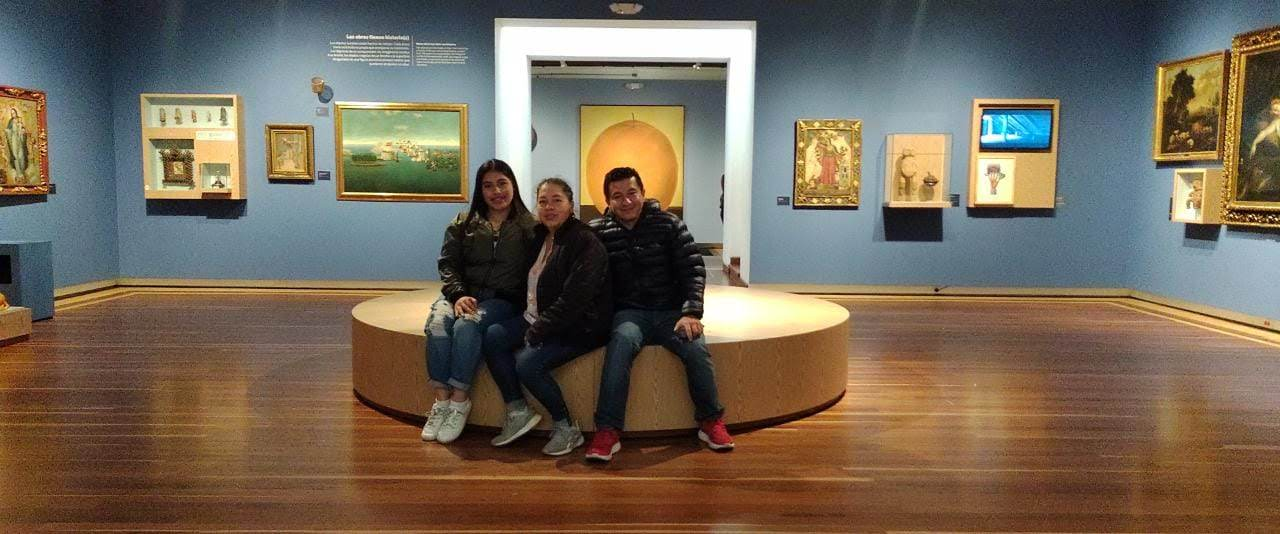
#> input picture FOTOS HOMENAJE LILA/IMG-20220802-WA0067.jpg, 1280 x 534 px
$ python -i build_video.py   (imports and definitions only)
#> lines starting #> are read from the running program, lines starting #| are printed output that depends on the picture
#!/usr/bin/env python3
"""
Video homenaje a los 60 años de Lila.

Genera un MP4 1920x1080 / 30 fps con las fotografías originales, los mensajes
y la canción "Gira el amor" (archivo MP3 local incluido en esta carpeta).

Requisitos: Python 3.9+, Pillow, numpy y ffmpeg (con libx264).

    python3 build_video.py                       # render completo
    python3 build_video.py --preview 6,30,150    # solo guarda fotogramas de prueba
    python3 build_video.py --audio otra_cancion.mp3

Todo el guion (orden de fotos, mensajes, duraciones) está en la sección
"GUION" más abajo y se puede editar libremente.
"""
import argparse
import math
import re
import shutil
import subprocess
import sys
import wave
from multiprocessing import Pool
from pathlib import Path

import numpy as np
from PIL import Image, ImageDraw, ImageFilter, ImageFont, ImageOps

ROOT = Path(__file__).resolve().parent
FONT_SERIF = ROOT / "fonts" / "CormorantGaramond-VariableFont_wght.ttf"
FONT_SCRIPT = ROOT / "fonts" / "GreatVibes-Regular.ttf"
DEFAULT_AUDIO = ROOT / "Gigliola Cinquetti - Gira El Amor - HQ - Con Letra.mp3"
DEFAULT_OUT = ROOT / "output" / "Homenaje_Lila_60_anos.mp4"
CACHE = ROOT / "cache"

W, H, FPS = 1920, 1080, 30
TOTAL = 166.0            # duración del video (s)

# --- Audio ---------------------------------------------------------------
# La canción tiene ~1,7 s de silencio al inicio y termina en seco a los
# ~165,5 s (seguida de silencio). Se recorta desde AUDIO_SS y se le añaden
# fundidos de entrada y salida.
AUDIO_SS = 1.0           # segundo del MP3 que corresponde a t=0 del video
FADE_IN = (0.8, 3.6)     # (inicio, duración) en tiempo de video
FADE_OUT = (160.3, 4.1)

# --- Paleta ----------------------------------------------------------------
CREAM = (248, 238, 218)
GOLD = (226, 188, 122)
BG_CENTER = np.array([66, 45, 30], np.float32)
BG_EDGE = np.array([17, 11, 8], np.float32)
WARM = np.array([1.035, 1.0, 0.955], np.float32)   # tinte cálido muy leve

# ---------------------------------------------------------------------------
# GUION
# ---------------------------------------------------------------------------
# Los *asteriscos* marcan palabras en letra cursiva dorada (lettering).
INTRO_LILA = (1.0, 2.7, 4.3, 5.0)          # in_start, in_end, out_start, out_end
INTRO_MSG1 = ("*60 años* de historias, de *amor,* de sueños cumplidos y de momentos "
              "que se convierten en recuerdos para toda la vida.", (4.9, 5.8, 8.5, 9.2))
INTRO_MSG2 = ("Hoy celebramos tu vida, tu esencia y la alegría de tenerte entre nosotros.",
              (9.0, 9.9, 11.2, 11.9))
FIRST_CUT = 12.0     # primera fotografía
FINAL_CUT = 141.0    # fotografía de cierre

P1, P2, P3 = "FOTOS HOMENAJE LILA/", "FOTOS LILA 2/", ""
IMG = {
    70: P2 + "858fdef9-6a76-4f53-b069-9a9a9c19eee9.jpg",
    82: P2 + "IMG-20161012-WA0009.jpg",
    81: P2 + "IMG-20161012-WA0007.jpg",
    61: P1 + "WhatsApp Image 2026-10-12 at 10.27.35 AM (2).jpeg",
    85: P2 + "IMG-20170620-WA0009.jpg",
    86: P2 + "IMG-20170620-WA0011.jpg",
    76: P2 + "IMG-20160916-WA0013.jpg",
    88: P2 + "IMG-20170703-WA0008.jpg",
    29: P1 + "IMG-20230115-WA0036.jpg",
    58: P1 + "WhatsApp Image 2026-10-12 at 10.27.34 AM (5).jpeg",
    13: P1 + "IMG-20221029-WA0012.jpg",
    55: P1 + "WhatsApp Image 2026-10-12 at 10.27.34 AM (2).jpeg",
    33: P1 + "IMG-20230115-WA0128.jpg",
    34: P1 + "IMG-20230115-WA0132.jpg",
    32: P1 + "IMG-20230115-WA0099.jpg",
    31: P1 + "IMG-20230115-WA0089.jpg",
    24: P1 + "IMG-20221225-WA0006.jpg",
    47: P1 + "WhatsApp Image 2026-10-12 at 10.27.32 AM (2).jpeg",
    12: P1 + "IMG-20221020-WA0072.jpg",
    52: P1 + "WhatsApp Image 2026-10-12 at 10.27.33 AM (4).jpeg",
    54: P1 + "WhatsApp Image 2026-10-12 at 10.27.34 AM (1).jpeg",
    22: P1 + "IMG-20221221-WA0019.jpg",
    19: P1 + "IMG-20221130-WA0044.jpg",
    14: P1 + "IMG-20221031-WA0086.jpg",
    10: P1 + "IMG-20221015-WA0106.jpg",
    9: P1 + "IMG-20221015-WA0104.jpg",
    129: P2 + "IMG-20220722-WA0136.jpg",
    116: P2 + "IMG-20211224-WA0043.jpg",
    118: P2 + "IMG-20220109-WA0104.jpg",
    59: P1 + "WhatsApp Image 2026-10-12 at 10.27.34 AM.jpeg",
    128: P2 + "IMG-20220722-WA0129.jpg",
    46: P1 + "WhatsApp Image 2026-10-12 at 10.27.32 AM (1).jpeg",
    48: P1 + "WhatsApp Image 2026-10-12 at 10.27.32 AM.jpeg",
    49: P1 + "WhatsApp Image 2026-10-12 at 10.27.33 AM (1).jpeg",
    106: P2 + "IMG-20210403-WA0110.jpg",
    0: "FOTO LILA FINAL.jpg",
}

# (id de foto, ritmo, mensaje)   ritmo: n = pausado/nostálgico, m = medio, j = alegre
# Escena 2: los recuerdos que nos construyen
# Escena 3: el amor que ha acompañado su camino
# Escena 4: sesenta años de historia
SEQUENCE = [
    (70, "n", "Hay recuerdos que el tiempo no borra, porque el corazón los guarda para siempre."),
    (82, "n", None),
    (81, "n", None),
    (61, "m", None),
    (85, "m", None),
    (86, "m", "Tu historia está hecha de pequeños momentos que se volvieron extraordinarios."),
    (76, "m", None),
    (88, "j", None),
    (29, "m", "En cada sonrisa vive una historia; en cada recuerdo, una razón para agradecer."),
    (58, "j", None),
    # --- Escena 3
    (13, "n", "Las personas que amamos convierten los momentos sencillos en recuerdos inolvidables."),
    (55, "m", None),
    (33, "m", None),
    (34, "n", "Los años pasan, pero el *amor* que compartimos permanece."),
    (32, "m", None),
    (31, "m", None),
    (24, "m", None),
    (47, "m", None),
    (12, "m", None),
    (52, "j", None),
    (54, "j", "Tu vida también vive en las historias, las sonrisas y los corazones de quienes te quieren."),
    (22, "j", None),
    # --- Escena 4
    (14, "m", "*60 años* de experiencias que te hicieron crecer, de sueños que te impulsaron y de *amor* que multiplicaste."),
    (10, "j", None),
    (9, "j", None),
    (129, "j", None),
    (116, "j", None),
    (118, "j", None),
    (59, "m", "No se trata solamente de contar los años, sino de celebrar todo lo hermoso que has vivido."),
    (128, "j", None),
    (46, "m", None),
    (48, "j", None),
    (49, "j", None),
    (106, "m", "Sesenta años después, todavía quedan abrazos por dar, sueños por cumplir y momentos maravillosos por vivir."),
]
FINAL_PHOTO = 0
CLOSING = [  # (texto, tamaño, in_start, in_end, out_start, out_end) — relativo a t absoluto
    ("*Lila,* hoy celebramos mucho más que tus *60 años.* Celebramos tu vida, tu historia, "
     "tu esencia y todos esos momentos que has convertido en algo especial para quienes "
     "tenemos la fortuna de compartir el camino contigo.", 52, (144.2, 145.2, 152.6, 153.4)),
    ("FELICES", 0, (153.4, 154.6, 159.9, 160.7)),          # composición especial
    ("Con todo nuestro *amor,* hoy y siempre.", 66, (160.5, 161.6, 999, 999)),
]
BLACK_FADE = (162.9, 165.4)    # fundido a negro (inicio, fin)

WORD_TIME = 0.26   # s por palabra de lectura
TRANS = 0.40       # semiduración del fundido encadenado entre fotos
BASE_DUR = {"n": 3.3, "m": 2.6, "j": 2.2}   # pesos relativos de duración

# ---------------------------------------------------------------------------
# Utilidades
# ---------------------------------------------------------------------------

def smooth(x):
    x = min(1.0, max(0.0, x))
    return x * x * (3 - 2 * x)


# [5 lines left out: function ramp, not called in this run]


def window(t, ins, ine, outs, oute):
    return ramp(t, ins, ine) * (1 - ramp(t, outs, oute))


# [4 lines left out: function serif_font, not called in this run]


def script_font(size):
    return ImageFont.truetype(str(FONT_SCRIPT), size)


# [51 lines left out: functions tokenize, render_text, not called in this run]


def add_shadow(img, blur=9, strength=0.75, dy=3):
    a = img.getchannel("A")
    sh = Image.new("RGBA", img.size, (0, 0, 0, 0))
    mask = a.filter(ImageFilter.GaussianBlur(blur)).point(lambda v: min(255, int(v * strength * 1.6)))
    sh.putalpha(mask)
    sh = ImageChops_offset(sh, 0, dy)
    out = Image.alpha_composite(sh, img)
    return out


# [34 lines left out: functions ImageChops_offset, ornament, overlay, not called in this run]


# ---------------------------------------------------------------------------
# Fondos, partículas y rejilla de color
# ---------------------------------------------------------------------------
_yy, _xx = np.mgrid[0:H, 0:W].astype(np.float32)
_r = np.sqrt(((_xx - W / 2) / (W / 2)) ** 2 + ((_yy - H * 0.46) / (H / 2)) ** 2)
GRADE = (1.0 - 0.30 * np.clip(_r / 1.35, 0, 1) ** 2.2)[..., None] * WARM   # viñeta + calidez


# [4 lines left out: function dark_backdrop, not called in this run]


_rng = np.random.default_rng(60)
_P = [dict(x=_rng.uniform(0, W), y=_rng.uniform(0, H + 80), v=_rng.uniform(5, 16),
           r=int(_rng.integers(2, 8)), ph=_rng.uniform(0, 6.28), ph2=_rng.uniform(0, 6.28),
           amp=_rng.uniform(10, 40), b=_rng.uniform(0.35, 1.0)) for _ in range(46)]
_SPR = {}


# [25 lines left out: functions sprite, particles, not called in this run]


# ---------------------------------------------------------------------------
# Clips
# ---------------------------------------------------------------------------
class PhotoClip:
    # [80 lines left out: functions __init__, load, lay, photo_layer, frame, not called in this run]


class IntroClip:
    start, end = 0.0, FIRST_CUT

    # [25 lines left out: functions __init__, _lila, frame, not called in this run]


class FinalClip(PhotoClip):
    """Cierre: la fotografía especial con los mensajes finales."""

    # [13 lines left out: function load, not called in this run]

    def lay(self, t):
        return ramp(t, 143.2, 144.4)

    # [128 lines left out: functions _felices, frame, detect_onsets, snap, build_timeline, compose and 2 more, not called in this run]


_ONS = {}


# [51 lines left out: functions detect_onsets_cached, main, not called in this run]


# [2 lines not run here, left out]

>>> import cv2
>>> picture = cv2.imread('FOTOS HOMENAJE LILA/IMG-20220802-WA0067.jpg', cv2.IMREAD_GRAYSCALE)
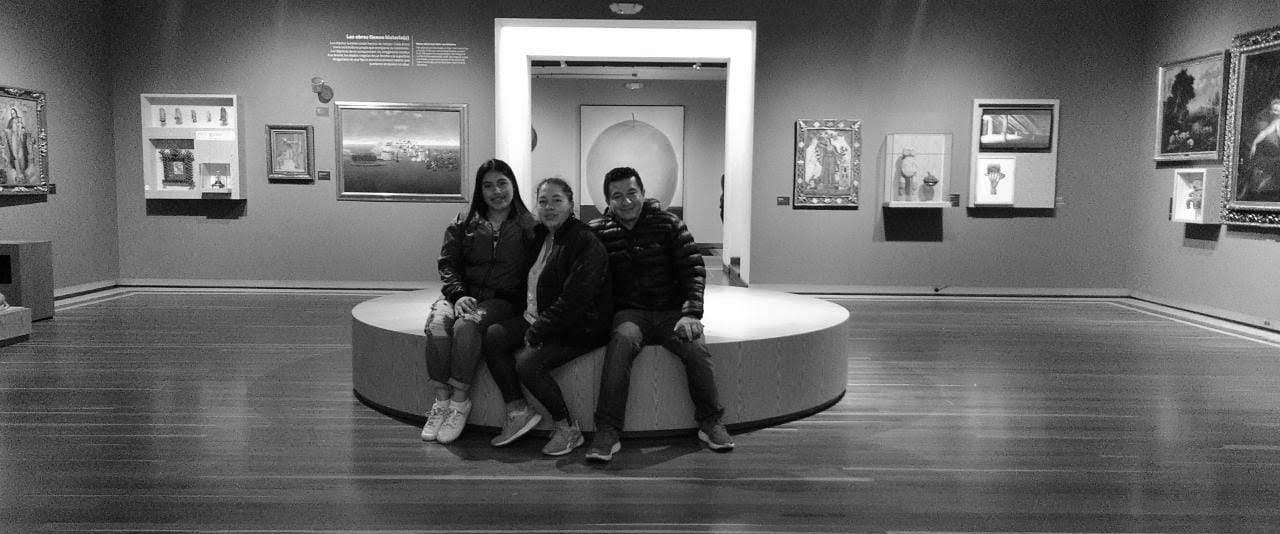
#> picture: shape (534, 1280); min 0, max 255, mean 104.7
>>> result = add_shadow(picture)
#> (the run stopped early here; a loop or call above may not have finished)

$ run again, on FOTOS HOMENAJE LILA/IMG-20220910-WA0028.jpg
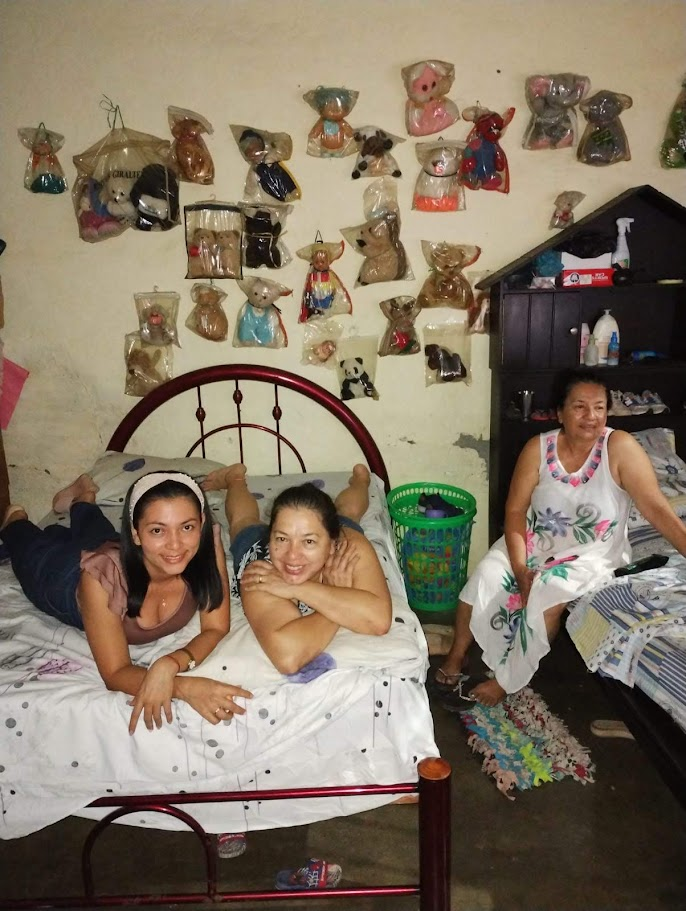
#> input picture FOTOS HOMENAJE LILA/IMG-20220910-WA0028.jpg, 686 x 911 px
#> `picture = cv2.imread('FOTOS HOMENAJE LILA/IMG-20220802-WA0067.jpg', cv..`:
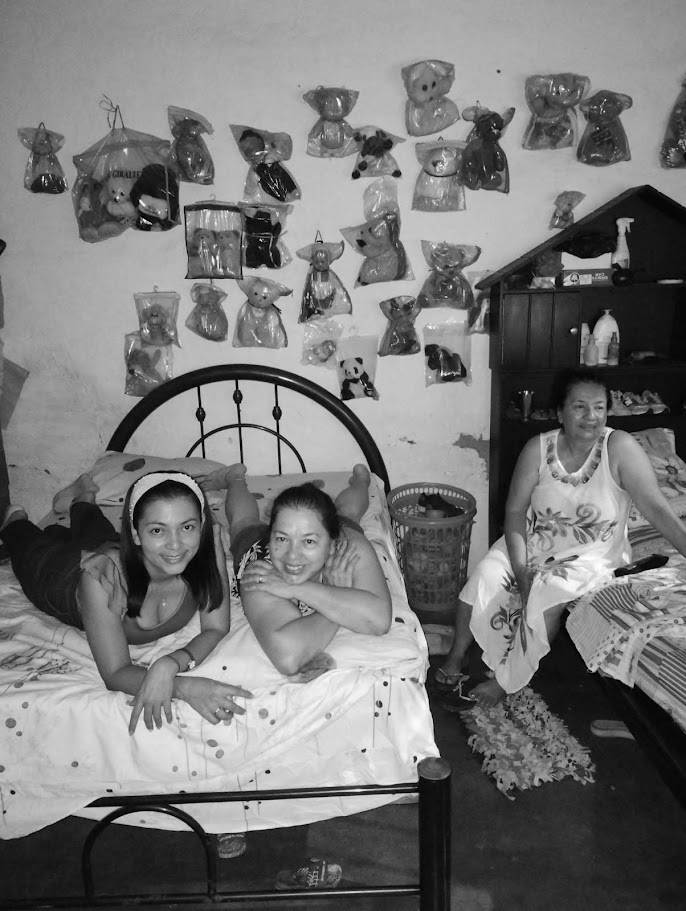
#> picture: shape (911, 686); min 0, max 255, mean 119.1

$ run again, on FOTOS HOMENAJE LILA/IMG-20220925-WA0001.jpg
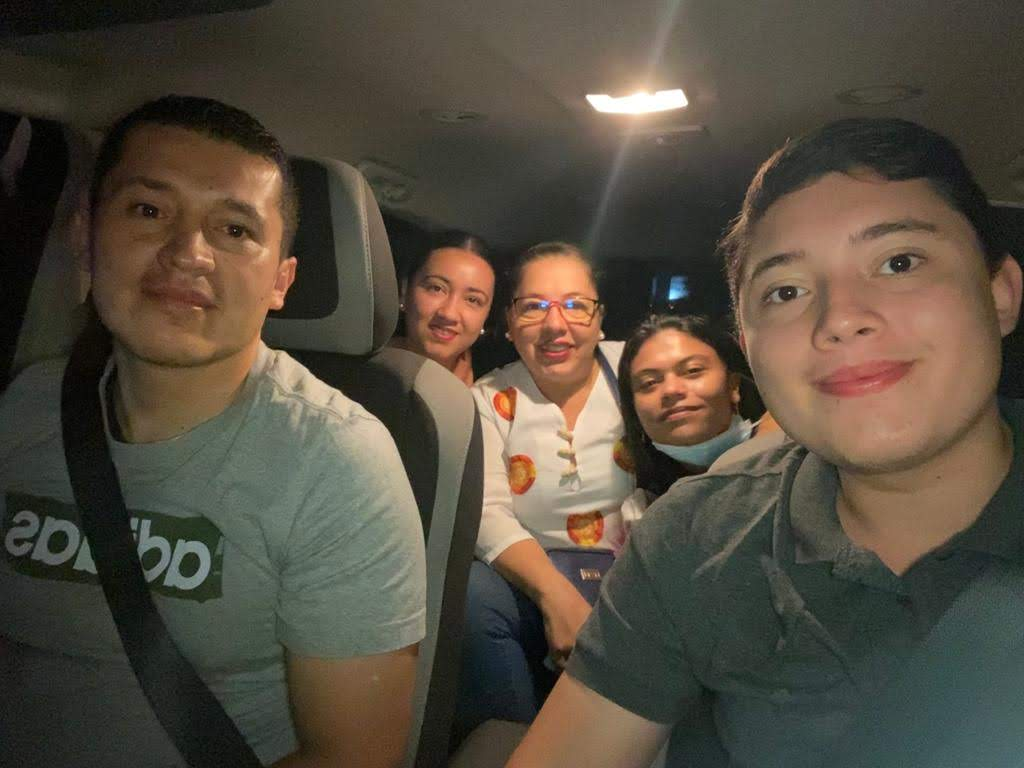
#> input picture FOTOS HOMENAJE LILA/IMG-20220925-WA0001.jpg, 1024 x 768 px
#> `picture = cv2.imread('FOTOS HOMENAJE LILA/IMG-20220802-WA0067.jpg', cv..`:
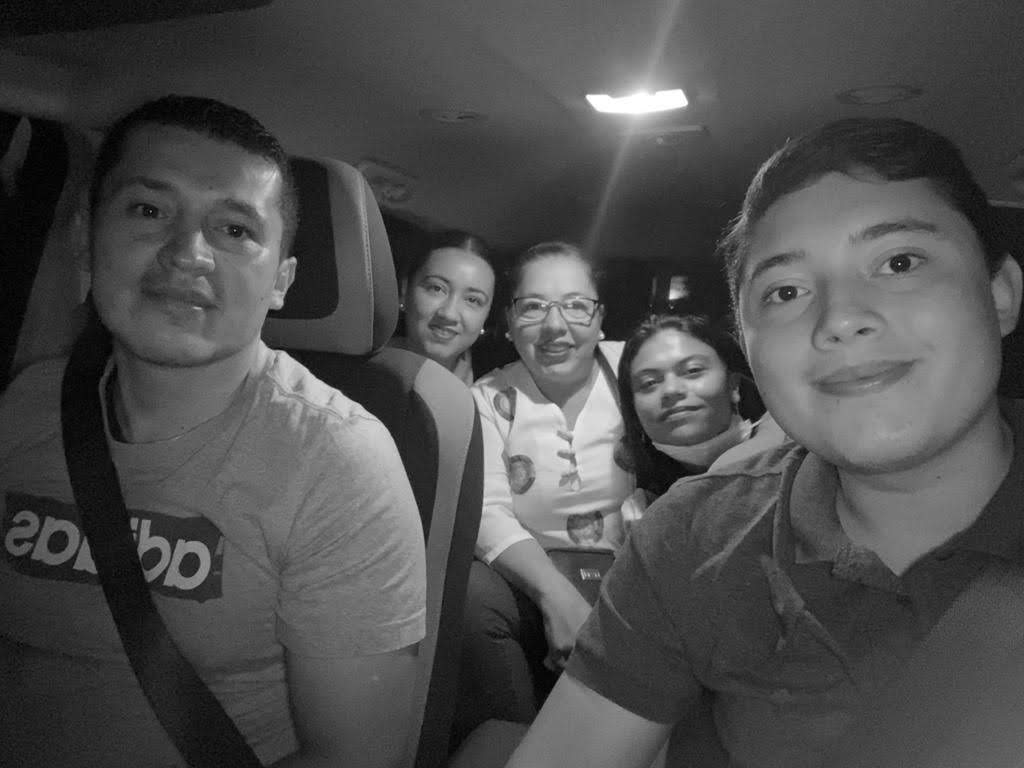
#> picture: shape (768, 1024); min 0, max 255, mean 76.7

$ run again, on FOTOS HOMENAJE LILA/IMG-20220927-WA0067.jpg
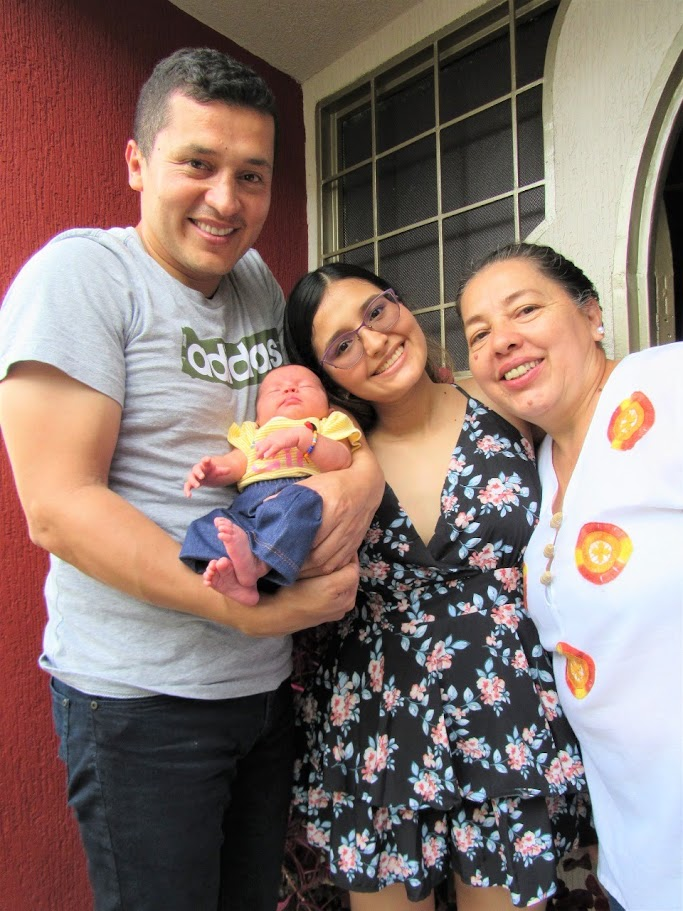
#> input picture FOTOS HOMENAJE LILA/IMG-20220927-WA0067.jpg, 683 x 911 px
#> `picture = cv2.imread('FOTOS HOMENAJE LILA/IMG-20220802-WA0067.jpg', cv..`:
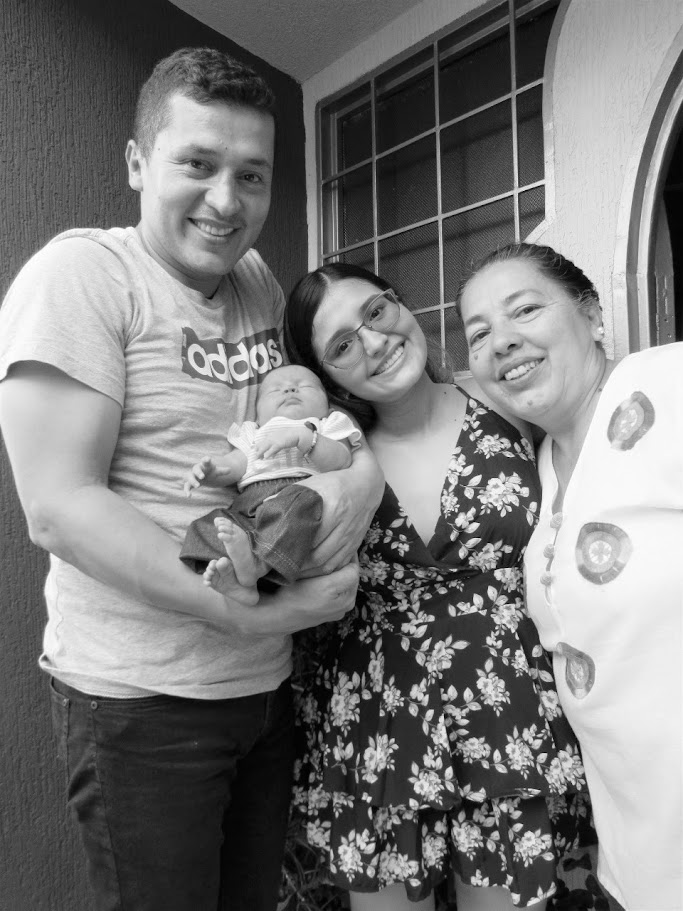
#> picture: shape (911, 683); min 0, max 255, mean 122.4
